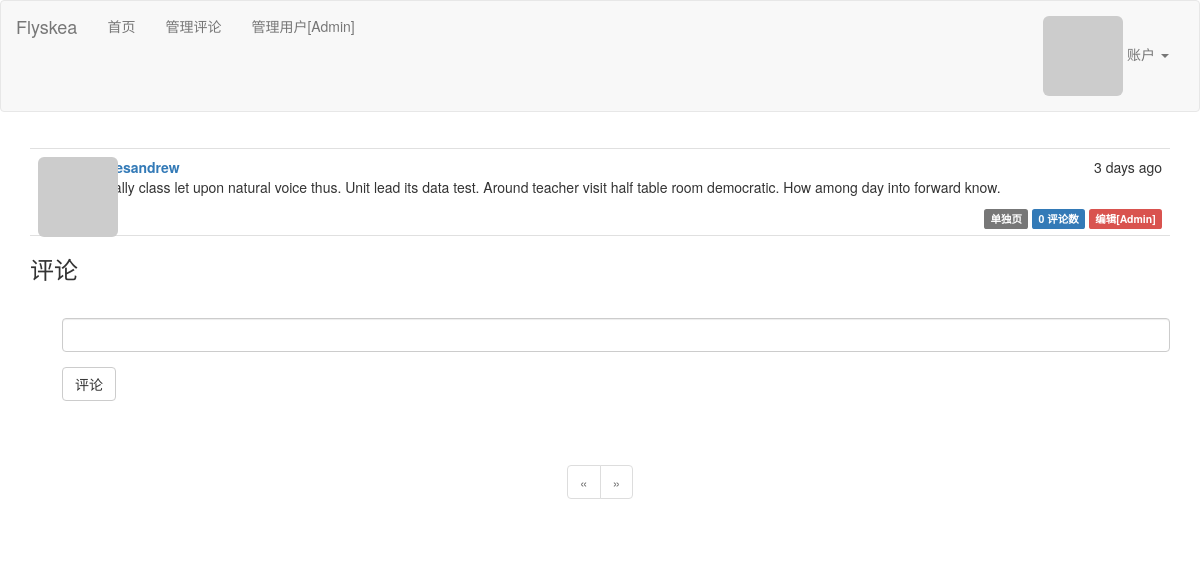
Screenshot of /post/3 (signed in) with the database file from the repository.
### app/models.py (models this page shows, shortened)
class Post(db.Model):
    __tablename__ = 'posts'
    id = db.Column(db.Integer, primary_key=True)
    body = db.Column(db.Text)
    body_html = db.Column(db.Text)
    timestamp = db.Column(db.DateTime, index=True, default=datetime.utcnow)
    author_id = db.Column(db.Integer, db.ForeignKey('users.id'))
    comments = db.relationship('Comment', backref='post', lazy='dynamic')

class User(db.Model,UserMixin):
    __tablename__ = 'users'
    id = db.Column(db.Integer, primary_key=True)
    email = db.Column(db.String(64), unique=True, index=True)
    username = db.Column(db.String(64), unique=True, index=True)
    role_id = db.Column(db.Integer, db.ForeignKey('roles.id'))
    password_hash = db.Column(db.String(128))
    confirmed = db.Column(db.Boolean, default=False)
    name = db.Column(db.String(64))
    location = db.Column(db.String(64))
    about_me = db.Column(db.Text())
    member_since = db.Column(db.DateTime(),default=datetime.utcnow)
    last_seen = db.Column(db.DateTime(),default=datetime.utcnow)
    avatar_hash = db.Column(db.String(32))
    posts = db.relationship('Post', backref='author', lazy='dynamic')
    comments = db.relationship('Comment', backref='author', lazy='dynamic')
    followed = db.relationship('Follow',
                            foreign_keys=[Follow.follower_id],
                            backref=db.backref('follower', lazy='joined'),
                            lazy='dynamic',
                            cascade='all, delete-orphan')
    followers = db.relationship('Follow',
                            foreign_keys=[Follow.followed_id],
                            backref=db.backref('followed', lazy='joined'),
                            lazy='dynamic',
                            cascade='all, delete-orphan')
    @property
    def password(self):
        raise AttributeError('password is not a readable attribute')
    def can(self, perm):
        return self.role is not None and self.role.has_permission(perm)
    def is_administrator(self):
        return self.can(Permission.ADMIN)
    def gravatar(self, size=100, default='identicon', rating='g'):
        if request.is_secure:
            url = 'https://secure.gravatar.com/avatar'
        else:
            url = 'http://www.gravatar.com/avatar'
        hash = self.avatar_hash or self.gravatar_hash()
        return '{url}/{hash}?s={size}&d={default}&r={rating}'.format(
            url=url, hash=hash, size=size, default=default, rating=rating)
    def ping(self):
        self.last_seen = datetime.utcnow()
        db.session.add(self)
        db.session.commit()

### app/main/views.py (the view, shortened to what this page needs)
@main.route('/post/<int:id>', methods=['GET', 'POST'])
def post(id):
    post = Post.query.get_or_404(id)
    form = CommentForm()
    page = request.args.get('page', 1, type=int)
    if page == -1:
        page = (post.comments.count() -1 )//\
            current_app.config['FLASKY_COMMENTS_PER_PAGE'] + 1
    pagination = post.comments.order_by(Comment.timestamp.asc()).paginate(
            page, per_page=current_app.config['FLASKY_COMMENTS_PER_PAGE'],
            error_out=False)
    comments = pagination.items
    return render_template('post.html', posts=[post], form=form,
                            comments=comments, pagination=pagination)

### app/main/forms.py
class CommentForm(FlaskForm):
    body = StringField('', validators=[DataRequired()])
    submit = SubmitField('评论')

### app/auth/views.py (called while the page is built)
@auth.before_app_request
def before_request():
    if current_user.is_authenticated:
        current_user.ping()
        if not current_user.confirmed \
                and request.endpoint \
                and request.blueprint != 'auth' \
                and request.endpoint != 'static':
            return redirect(url_for('auth.unconfirmed'))

### app/main/__init__.py (called while the page is built)
@main.app_context_processor
def inject_permissions():
    return dict(Permission=Permission)

### app/main/views.py (called while the page is built)
@main.after_app_request
def after_request(response):
    for query in get_debug_queries():
        if query.duration >= current_app.config['FLASKY_SLOW_DB_QUERY_TIME']:
            current_app.logger.warning(
                'Slow query: %s\nParameters: %s\nDuration: %fs\nContext: %s\n' %
                   (query.statement, query.parameters, query.duration,
                    query.context))
    return response

### app/models.py (called while the page is built)
@login_manager.user_loader
def load_user(user_id):
    return User.query.get(int(user_id))

    def has_permission(self, perm):
        return self.permissions & perm == perm

### app/templates/post.html (shortened to what this page needs)
{% extends "base.html" %}
{% import 'bootstrap/wtf.html' as wtf %}
{% import '_macros.html' as macros %}
{% block page_content %}
{% include '_posts.html' %}
<h3 id="comments">评论</h3>
{% if current_user.can(Permission.COMMENT) %}
<div class="comment-form">
    {{ wtf.quick_form(form) }}
</div>
{% endif %}
{% if pagination %}
<div class="pagination">
    {{ macros.pagination_widget(pagination, '.post', fragment='#comments', id=posts[0].id) }}
</div>
{% endif %}
{% endblock %}

### app/templates/_posts.html
<ul class="posts">
    {% for post in posts %}
    <li class="post">
        <div class="post-thumbnail">
            <a href="{{ url_for('.user', username=post.author.username) }}">
                <img class="img-rounded profile-thumbnail" src="{{ post.author.gravatar(size=40) }}">
            </a>
        </div>
        <div class="post-content">
            <div class="post-date">{{ moment(post.timestamp).fromNow() }}</div>
            <div class="post-author"><a href="{{ url_for('.user', username=post.author.username) }}">{{ post.author.username }}</a></div>
            <div class="post-body">
                {% if post.body_html %}
                    {{ post.body_html | safe }}
                {% else %}
                    {{ post.body }}
                {% endif %}
            <div class="post-footer">
                <a href="{{ url_for('.post', id=post.id) }}">
                    <span class="label label-default">单独页</span>
                </a>
                <a href="{{ url_for('.post', id=post.id) }}#comments">
                    <span class="label label-primary">{{ post.comments.count() }} 评论数</span>
                </a>
                {% if current_user == post.author %}
                <a href="{{ url_for('.edit', id=post.id) }}">
                    <span class="label label-primary">编辑</span>
                </a>
                {% elif current_user.is_administrator() %}
                <a href="{{ url_for('.edit', id=post.id) }}">
                    <span class="label label-danger">编辑[Admin]</span>
                </a>
                {% endif %}
            </div>
            </div>
        </div>
    </li>
    {% endfor %}
</ul>

### app/static/styles.css (style rules this page uses)
.profile-thumbnail { position: absolute; }
ul.posts { list-style-type: none; padding: 0px; margin: 16px 0px 0px 0px; border-top: 1px solid #e0e0e0; }
ul.posts li.post { padding: 8px; border-bottom: 1px solid #e0e0e0; }
div.post-date { float: right; }
div.post-author { font-weight: bold; }
div.post-thumbnail { position: absolute; }
div.post-content { margin-left: 48px; min-height: 48px; }
div.post-footer { text-align: right; }
div.comment-form { margin: 16px 0px 16px 32px; }
div.pagination { width: 100%; text-align: center; padding: 2em; margin: 0px; }

### rows the page displays
Post: timestamp "3 days ago", author.username "gravesandrew", body_html "Actually class let upon natural voice thus. Unit lead its data test. Around teacher visit half table room democratic. How among day into forward know.", comments.count "0"
